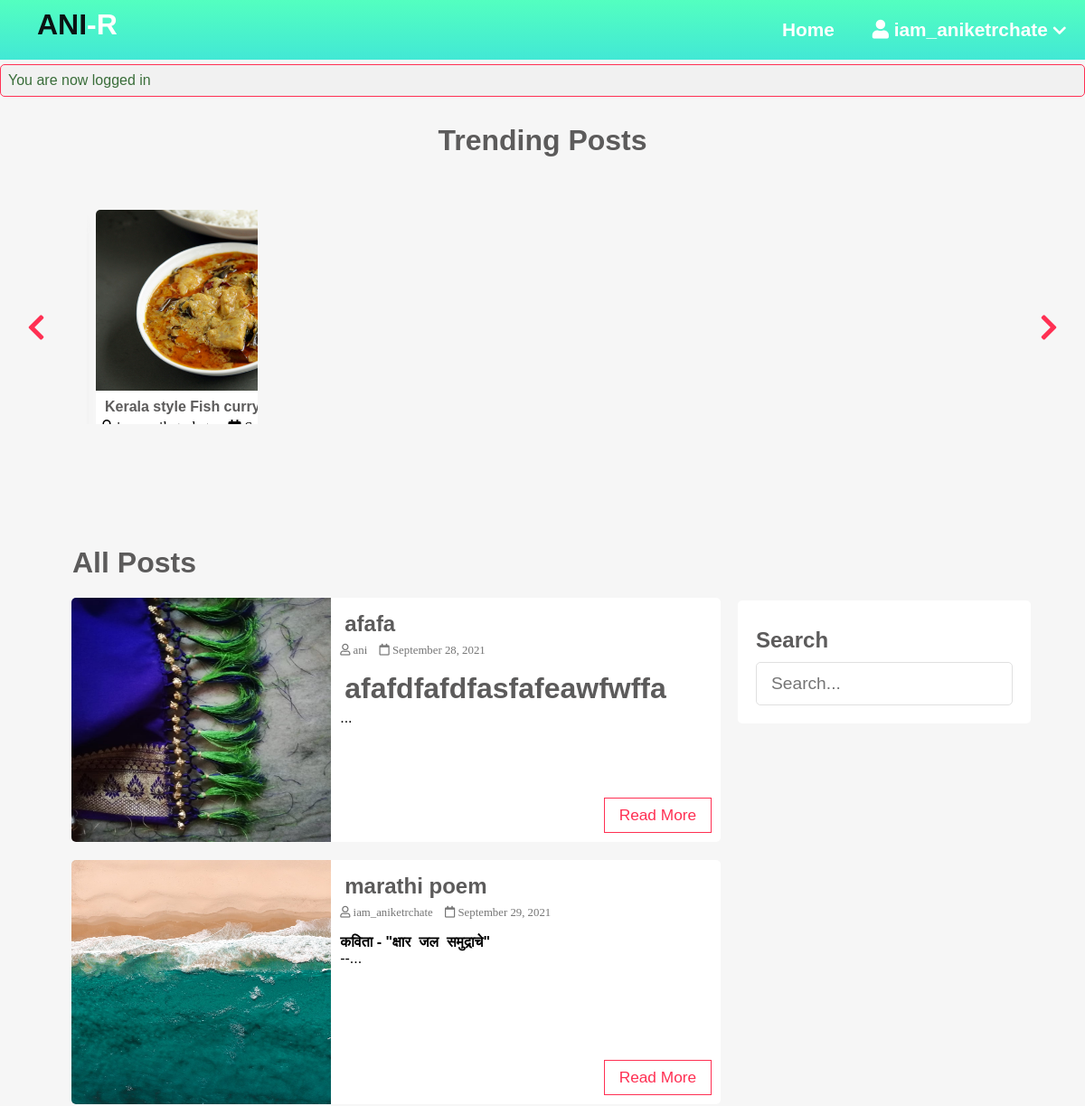
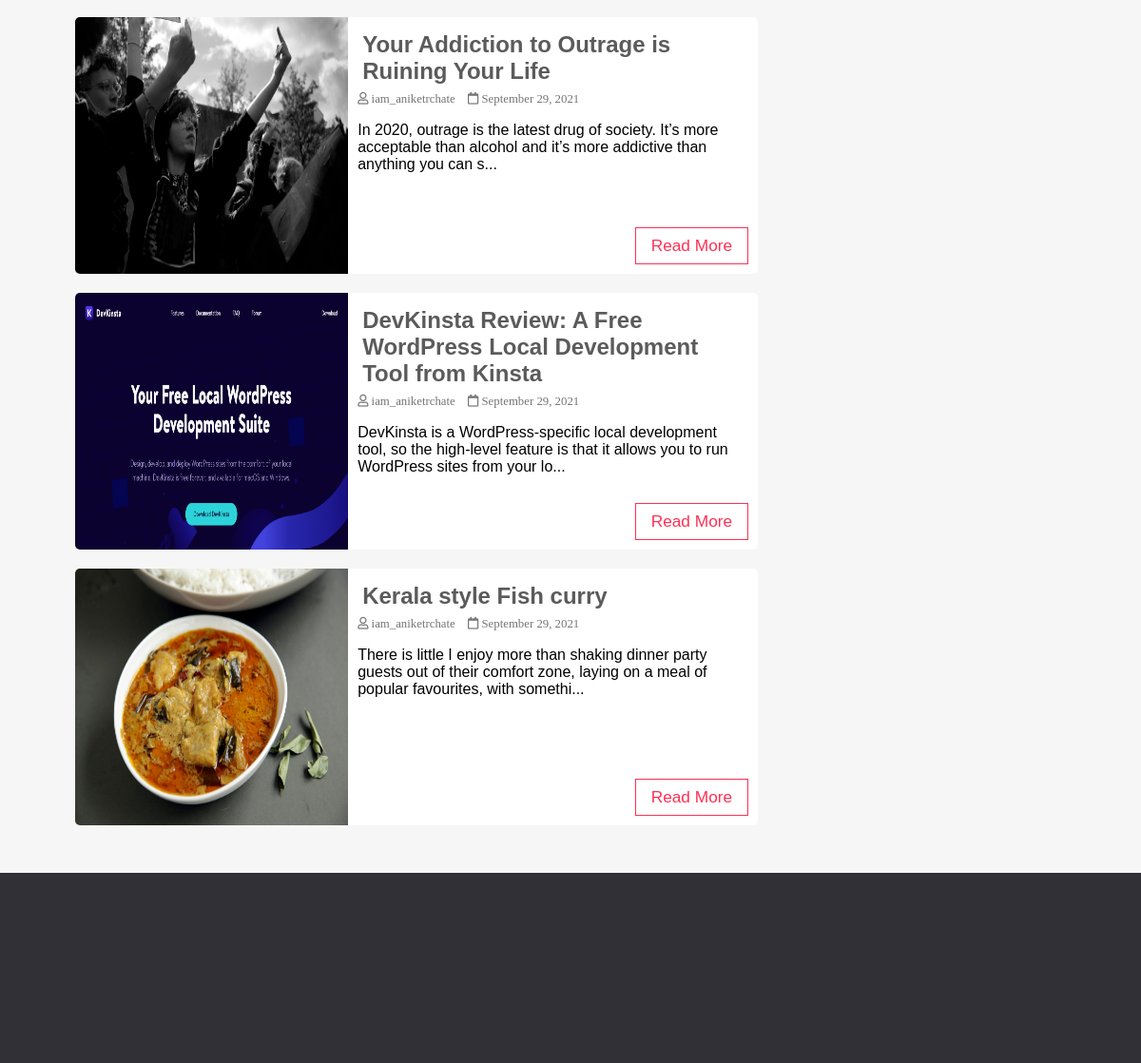
/index.php (signed in), run on the app's committed database (2 pictures, top to bottom).
### tables this page shows
CREATE TABLE `posts` (
  `id` int(11) NOT NULL,
  `user_id` int(11) NOT NULL,
  `topic_id` int(11) DEFAULT NULL,
  `title` varchar(255) NOT NULL,
  `image` varchar(255) NOT NULL,
  `body` text NOT NULL,
  `published` tinyint(4) NOT NULL,
  `created_at` datetime NOT NULL DEFAULT current_timestamp()
);

CREATE TABLE `users` (
  `id` int(11) NOT NULL,
  `admin` tinyint(4) NOT NULL DEFAULT 1,
  `username` varchar(255) NOT NULL,
  `email` varchar(255) NOT NULL,
  `password` varchar(255) NOT NULL,
  `created_at` timestamp NOT NULL DEFAULT current_timestamp()
);

### app/database/db.php (called while the page is built, shortened)
<?php
require('connect.php');
function executeQuery($sql, $data)
{
    global $conn;
    $stmt = $conn->prepare($sql);
    $values = array_values($data);
    $types = str_repeat('s', count($values));
    $stmt->bind_param($types, ...$values);
    $stmt->execute();
    return $stmt;
}
function getPublishedPosts()
{
    $sql = "SELECT p.*, u.username FROM posts AS p JOIN users AS u ON p.user_id=u.id WHERE p.published=?";
    $stmt = executeQuery($sql, ['published' => 1]);
    $records = $stmt->get_result()->fetch_all(MYSQLI_ASSOC);
    return $records;
}

### index.php (the view, shortened to what this page needs)
<?php
$posts = array();
$postsTitle = 'All Posts';
if (isset($_GET['t_id'])) {
  $posts = getPostsByTopicId($_GET['t_id']);
  $postsTitle = "You searched for posts under '" . $_GET['name'] . "'";
} else if (isset($_POST['search-term'])) {
  $postsTitle = "You searched for '" . $_POST['search-term'] . "'";
  $posts = searchPosts($_POST['search-term']);
} else {
  $posts = getPublishedPosts();
}
?>
<!DOCTYPE html>
<html lang="en">
<head>
  <link rel="stylesheet" href="https://use.fontawesome.com/releases/v5.7.2/css/all.css"
>
  <link rel="stylesheet" href="assets/css/style.css">
</head>
<body>
  <?php include(ROOT_PATH . "/app/includes/header.php"); ?>
  <?php include(ROOT_PATH . "/app/includes/messages.php"); ?>
  <div class="page-wrapper">
    <div class="post-slider">
      <h1 class="slider-title">Trending Posts</h1>
      <i class="fas fa-chevron-left prev"></i>
      <i class="fas fa-chevron-right next"></i>
      <div class="post-wrapper">
        <?php foreach ($posts as $post): ?>
          <div class="post">
            <img src="<?php echo BASE_URL . '/assets/images/' . $post['image']; ?>" alt="" class="slider-image">
            <div class="post-info">
              <h4><a href="single.php?id=<?php echo $post['id']; ?>"><?php echo $post['title']; ?></a></h4>
              <i class="far fa-user"> <?php echo $post['username']; ?></i>
              <i class="far fa-calendar"> <?php echo date('F j, Y', strtotime($post['created_at'])); ?></i>
            </div>
          </div>
        <?php endforeach; ?>
      </div>
    </div>
    <div class="content clearfix">
      <div class="main-content">
        <h1 class="recent-post-title"><?php echo $postsTitle ?></h1>
        <?php foreach ($posts as $post): ?>
          <div class="post clearfix">
            <img src="<?php echo BASE_URL . '/assets/images/' . $post['image']; ?>" alt="" class="post-image">
            <div class="post-preview">
              <h2><a href="single.php?id=<?php echo $post['id']; ?>"><?php echo $post['title']; ?></a></h2>
              <i class="far fa-user"> <?php echo $post['username']; ?></i>
              <i class="far fa-calendar"> <?php echo date('F j, Y', strtotime($post['created_at'])); ?></i>
              <p class="preview-text">
                <?php echo html_entity_decode(substr($post['body'], 0, 150) . '...'); ?>
              </p>
              <a href="single.php?id=<?php echo $post['id']; ?>" class="btn read-more">Read More</a>
            </div>
          </div>
        <?php endforeach; ?>
      </div>
      <div class="sidebar">
        <div class="section search">
          <h2 class="section-title">Search</h2>
          <form action="index.php" method="post">
            <input type="text" name="search-term" class="text-input" placeholder="Search...">
          </form>
        </div>
    </div>
  </div>
  <?php include(ROOT_PATH . "/app/includes/footer.php"); ?>
</body>
</html>

### app/includes/header.php (shortened to what this page needs)
<header>
    <a href="<?php echo BASE_URL . '/index.php' ?>" class="logo">
      <h1 class="logo-text"><span>ANI</span>-R</h1>
    </a>
    <ul class="nav">
      <li><a href="<?php echo BASE_URL . '/index.php' ?>">Home</a></li>
      <?php if (isset($_SESSION['id'])): ?>
        <li>
          <a href="#">
            <i class="fa fa-user"></i>
            <?php echo $_SESSION['username']; ?>
            <i class="fa fa-chevron-down" style="font-size: .8em;"></i>
          </a>
        </li>
      <?php else: ?>
        <li><a href="<?php echo BASE_URL . '/register.php' ?>">Sign Up</a></li>
        <li><a href="<?php echo BASE_URL . '/login.php' ?>">Login</a></li>
      <?php endif; ?>
    </ul>
</header>

### app/includes/messages.php (shortened to what this page needs)
<?php if(isset($_SESSION['message'])): ?>
  <div class="msg <?php echo $_SESSION['type']; ?>">
    <li><?php echo $_SESSION['message']; ?></li>
  </div>
<?php endif; ?>

### app/includes/footer.php
<div class="footer">
   <div class="footer-content">
   </div>
 </div>

### assets/css/style.css (style rules this page uses)
* { box-sizing: border-box; }
html, body { height: 100%; padding: 0px; margin: 0px; background: #f6f6f6; font-family: Arial, Helvetica, sans-serif; }
h1, h2, h3, h4, h5, h6 { color: #5c5b5b; margin: 5px; }
a { text-decoration: none; color: inherit; }
.clearfix::after { content: ""; display: block; clear: both; }
.btn { padding: 0.5rem 1rem; background: #3091ff; color: white; border: 1px solid transparent; border-radius: 0.25rem; font-size: 1.08em; }
.text-input { padding: 0.7rem 1rem; display: block; width: 100%; border-radius: 5px; border: 1px solid #e0e0e0; outline: none; color: #444; line-height: 1.5rem; font-size: 1.2em; }
.msg { width: 100%; margin: 5px auto; padding: 8px; border-radius: 5px; list-style: none; }
.success { color: #3a6e3a; border: 1px solid #ff3053; background: #f1f1f1; }
header { background: #53ffc0; background: -moz-linear-gradient(top, #53ffc0 0%, #42e8d5 100%); background: -webkit-linear-gradient(top, #53ffc0 0%,#42e8d5 100%); background: linear-gradient(to bottom, #53ffc0 0%,#42e8d5 100%); filter: progid:DXImageTransform.Microsoft.gradient( startColorstr='#53ffc0', endColorstr='#42e8d5',GradientType=0 ); height: 66px; }
header * { color: white; }
header .logo { float: left; height: inherit; margin-left: 2em; }
header .logo-text { margin: 9px; }
header .logo-text span { color: #0b1213; }
header ul { float: right; margin: 0px; padding: 0px; list-style: none; }
header ul li { float: left; position: relative; }
header ul li a { display: block; padding: 21px; font-size: 1.3em; font-weight: bold; }
.page-wrapper { min-height: 100%; }
.post-slider { position: relative; }
.post-slider .slider-title { text-align: center; margin: 30px auto; }
.post-slider .next { position: absolute; top: 50%; right: 30px; font-size: 2em; color: #ff3053; cursor: pointer; }
.post-slider .prev { position: absolute; top: 50%; left: 30px; font-size: 2em; color: #ff3053; cursor: pointer; }
.post-slider .post-wrapper { width: 84%; height: 350px; margin: 0px auto; overflow: hidden; padding: 10px 0px 10px 0px; }
.post-slider .post-wrapper .post { width: 300px; height: 330px; margin: 0px 10px; display: inline-block; background: white; border-radius: 5px; box-shadow: 1rem 1rem 1rem -1rem #68686833; }
.post-slider .post-wrapper .post .post-info { height: 130px; padding: 0px 5px; }
.post-slider .post-wrapper .post .slider-image { width: 100%; height: 200px; border-top-left-radius: 5px; border-top-right-radius: 5px; }
.content { width: 90%; margin: 30px auto 30px; }
.content .main-content { width: 70%; float: left; }
.content .main-content .post { width: 95%; height: 270px; margin: 20px auto; border-radius: 5px; background: white; position: relative; }
.content .main-content .post .post-preview i { color: #757575; font-size: 0.8em; }
.content .main-content .post .preview-text { line-height: 1.5em; font-size: 1.03em; color: #444; }
.content .main-content .post .read-more { position: absolute; bottom: 10px; right: 10px; border: 1px solid #ff3053; background: transparent; border-radius: 0px; color: #ff3053 !important; }
.content .main-content .post .post-image { width: 40%; height: 100%; float: left; border-top-left-radius: 5px; border-bottom-left-radius: 5px; }
.content .main-content .post .post-preview { width: 60%; padding: 10px; float: right; }
.content .main-content .recent-post-title { margin: 20px; }
.content .sidebar { width: 30%; float: left; }
.content .sidebar .section { background: white; padding: 20px; border-radius: 5px; margin-bottom: 20px; }
.content .sidebar .section .section-title { margin: 10px 0px 10px 0px; }
.content .sidebar .section.search { margin-top: 80px; }
.footer { background: #303036; color: #d3d3d3; height: 200px; position: relative; }
.footer .footer-content { height: 150px; display: flex; }

### data on the page
posts: image (picture), title "afafa", user.username "ani", created_at "September 28, 2021", body "afafdfafdfasfafeawfwffa ..."
posts: image (picture), title "marathi poem", user.username "iam_aniketrchate", created_at "September 29, 2021", body "कविता - \"क्षार जल समुद्राचे\" --..."
posts: image (picture), title "Kerala style Fish curry", user.username "iam_aniketrchate", created_at "September 29, 2021", body "There is little I enjoy more than shaking dinner party guests out of their comfort zone, laying on a meal of popular favourites, with somethi..."
posts: image (picture), title "Your Addiction to Outrage is Ruining Your Life", user.username "iam_aniketrchate", created_at "September 29, 2021", body "In 2020, outrage is the latest drug of society. It’s more acceptable than alcohol and it’s more addictive than anything you can s..."
posts: image (picture), title "DevKinsta Review: A Free WordPress Local Development Tool from Kinsta", user.username "iam_aniketrchate", created_at "September 29, 2021", body "DevKinsta is a WordPress-specific local development tool, so the high-level feature is that it allows you to run WordPress sites from your lo..."

### other printed values
$_SESSION['username'] "iam_aniketrchate"
$_SESSION['message'] "You are now logged in"
$postsTitle "All Posts"
